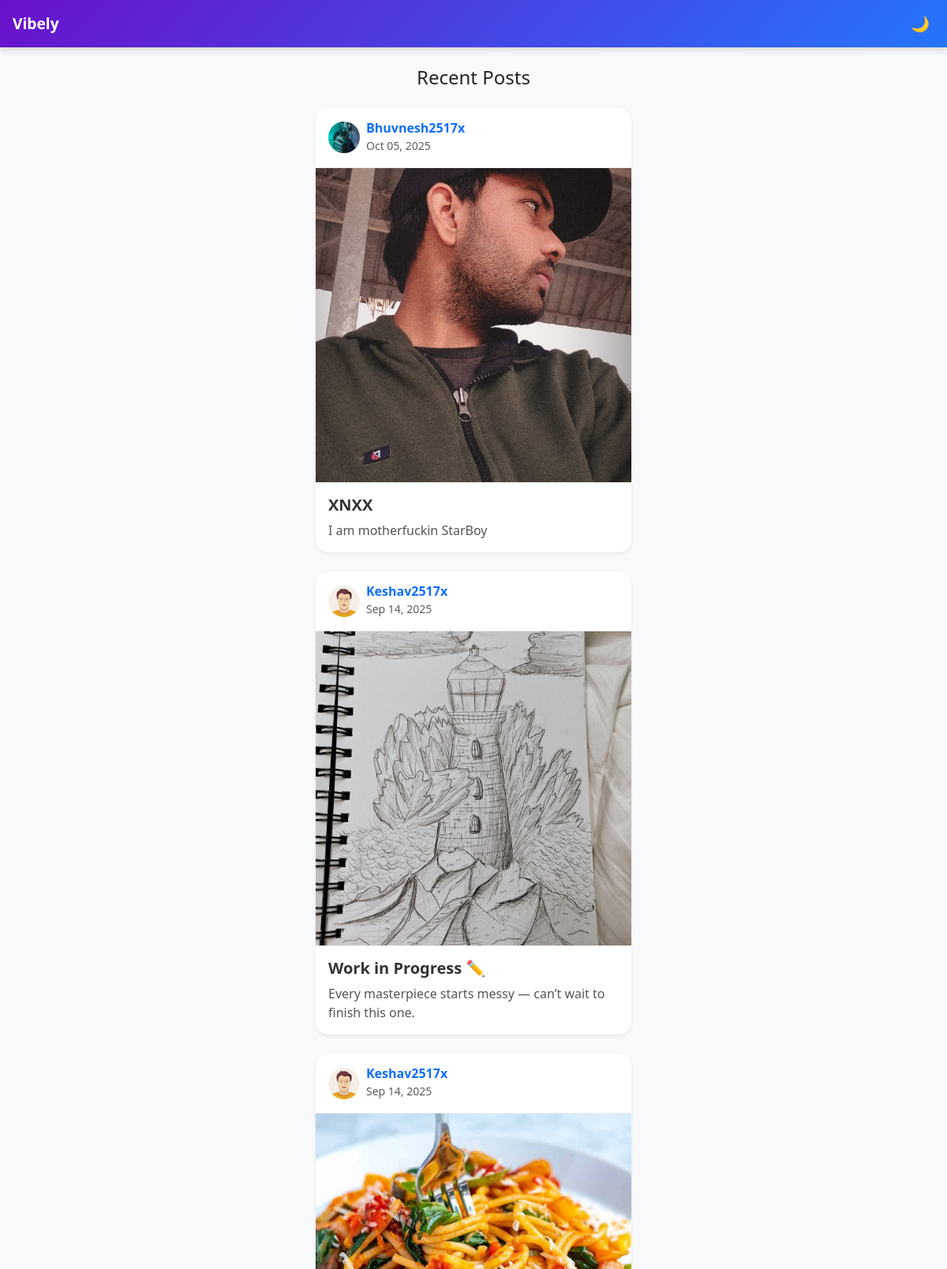
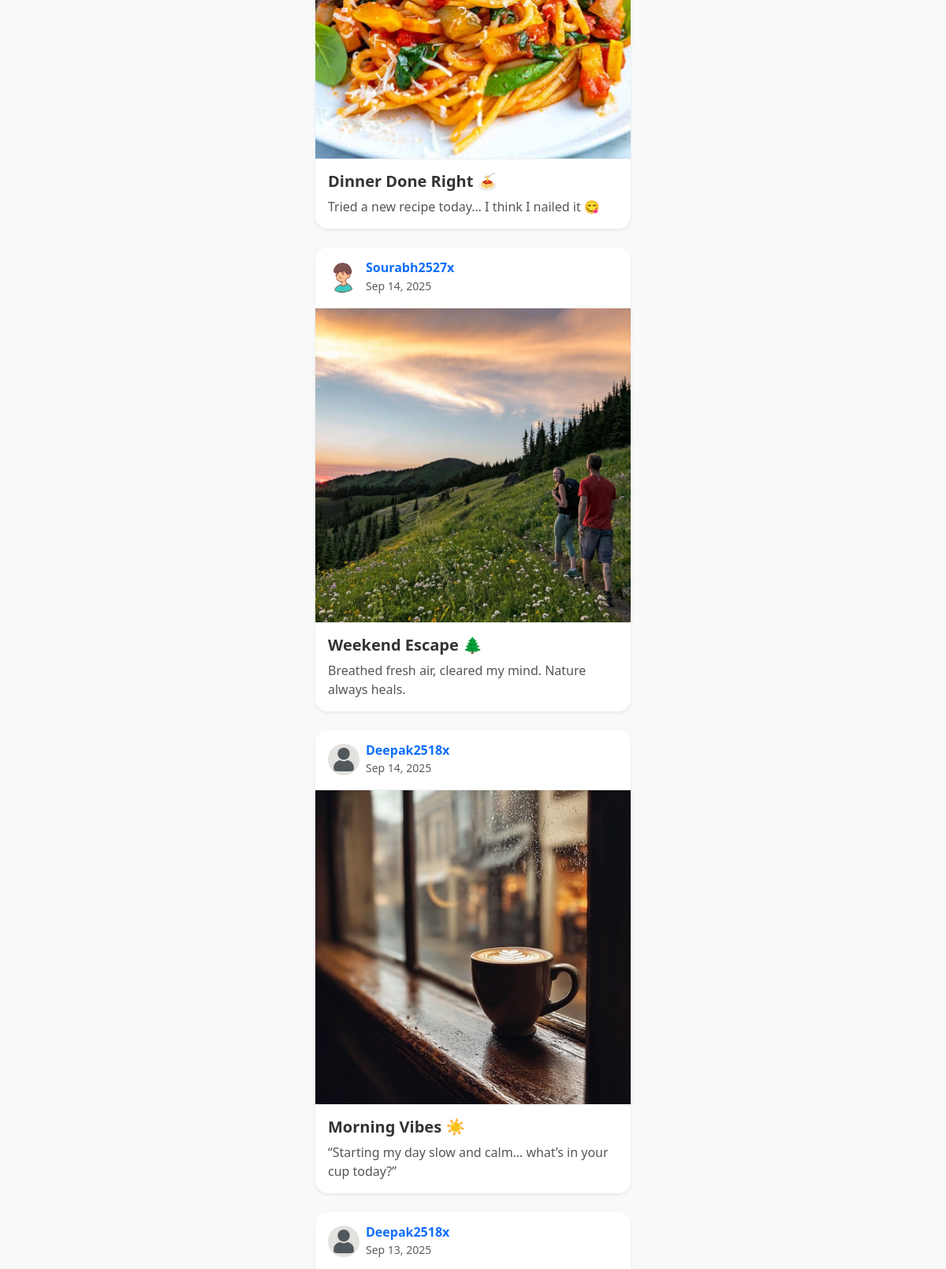
Screenshot of / (signed in, upper part) with the database file from the repository (2 pictures, top to bottom).
### posts/models.py (models this page shows, shortened)
class Post(models.Model):
    user = models.ForeignKey(User,on_delete=models.CASCADE)    # but here one user can have multiple posts
    image = models.ImageField(upload_to='images')
    caption = models.TextField(blank=True)
    title = models.CharField(max_length=200)
    slug = models.SlugField(max_length=200,blank=True)
    date = models.DateField(auto_now_add=True)  # so we are bu default date to current date

### users/models.py (models this page shows, shortened)
class Profile(models.Model):
    user = models.OneToOneField(User,on_delete=models.CASCADE)    # beacause one user can have only 1 profile
    photo = models.ImageField(default='profilepictures/profilepic.jpg',upload_to='profilepictures')

### users/views.py (the view)
# urls.py: path('',views.index,name='index'),
def index(request):
    posts = Post.objects.all()
    return render(request,'users/index.html',{'posts':posts})

### users/templates/users/index.html (shortened to what this page needs)
{% extends 'users/base.html' %}
{% block body %}
<div class="container mt-4">
    {% if user.is_authenticated %}
    <h4 class="mb-4 text-center recent-posts-title">
        Recent Posts
    </h4>
    {% if posts %}
    <div class="d-flex flex-column align-items-center">
        {% for post in posts reversed %}
        <div class="post-wrapper">
            <div class="card post-card shadow-sm border-0 rounded-4 mb-4">
                <div class="card-header border-0 d-flex align-items-center p-3 post-header">
                    <a href="{% url 'user_posts' post.user.username %}" class="text-decoration-none">
                        <img src="{{ post.user.profile.photo.url }}" alt="Profile" class="rounded-circle me-2"
                            style="width:40px;height:40px;object-fit:cover;">
                    </a>
                    <div>
                        <h6 class="mb-0 fw-bold">
                            <a href="{% url 'user_posts' post.user.username %}"
                                class="text-decoration-none username-link">
                                {{ post.user.username }}
                            </a>
                        </h6>
                        <small class="text-muted post-date">{{ post.date|date:"M d, Y" }}</small>
                    </div>
                </div>
                <div class="ratio ratio-1x1">
                    <img src="{{ post.image.url }}" class="post-img" alt="{{ post.title }}">
                </div>
                <div class="card-body">
                    <h5 class="fw-bold mb-2 post-title">{{ post.title }}</h5>
                    <p class="mb-0 post-caption">{{ post.caption }}</p>
                </div>
            </div>
        </div>
        {% endfor %}
    </div>
    {% else %}
    <p class="text-center mt-4 text-muted fs-5">No posts yet.</p>
    {% endif %}
    {% endif %}
</div>
{% endblock %}

### users/templates/users/base.html (style rules this page uses)
body { padding-top: 60px; padding-bottom: 65px; background: #f8f9fa; font-family: "Segoe UI", Tahoma, Geneva, Verdana, sans-serif; }

### users/templates/users/index.html (style rules this page uses)
.post-wrapper { width: 100%; max-width: 400px; }
.post-card { background: #fff; overflow: hidden; width: 100%; color: #222; transition: background 0.3s, color 0.3s, box-shadow 0.3s; }
.post-header { background: #fff; transition: background 0.3s; }
.post-img { object-fit: cover; width: 100%; height: 100%; border-top: 1px solid #eee; border-bottom: 1px solid #eee; }
.post-title { color: #333; }
.post-caption { color: #555; }

### rows the page displays
Post: user.profile.photo (picture), user.username "Bhuvnesh2517x", date "Oct 05, 2025", image (picture), title "XNXX", caption "I am motherfuckin StarBoy"
Post: user.profile.photo (picture), user.username "Keshav2517x", date "Sep 14, 2025", image (picture), title "Work in Progress ✏️", caption "Every masterpiece starts messy — can’t wait to finish this one."
Post: user.profile.photo (picture), user.username "Keshav2517x", date "Sep 14, 2025", image (picture), title "Dinner Done Right 🍝", caption "Tried a new recipe today… I think I nailed it 😋"
Post: user.profile.photo (picture), user.username "Sourabh2527x", date "Sep 14, 2025", image (picture), title "Weekend Escape 🌲", caption "Breathed fresh air, cleared my mind. Nature always heals."
Post: user.profile.photo (picture), user.username "Deepak2518x", date "Sep 14, 2025", image (picture), title "Morning Vibes ☀️", caption "“Starting my day slow and calm… what’s in your cup today?”"
Post: user.profile.photo (picture), user.username "Deepak2518x", date "Sep 13, 2025"
